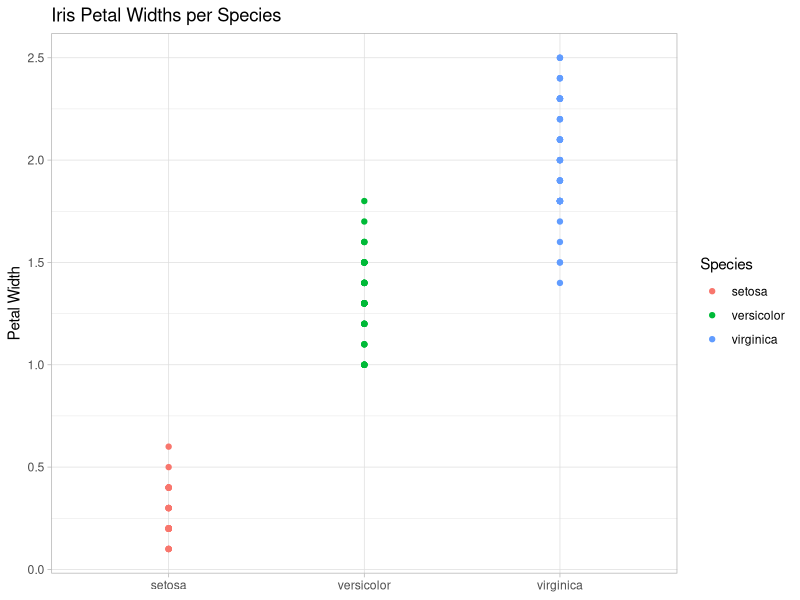
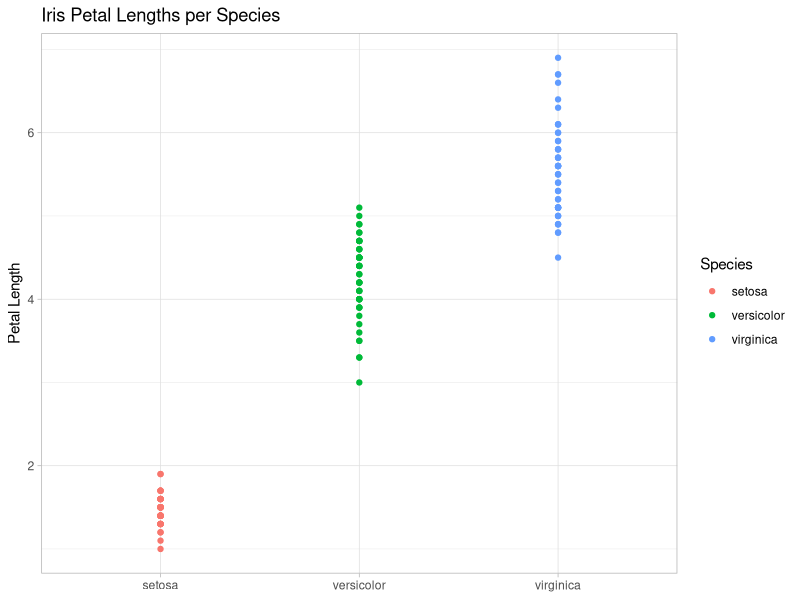
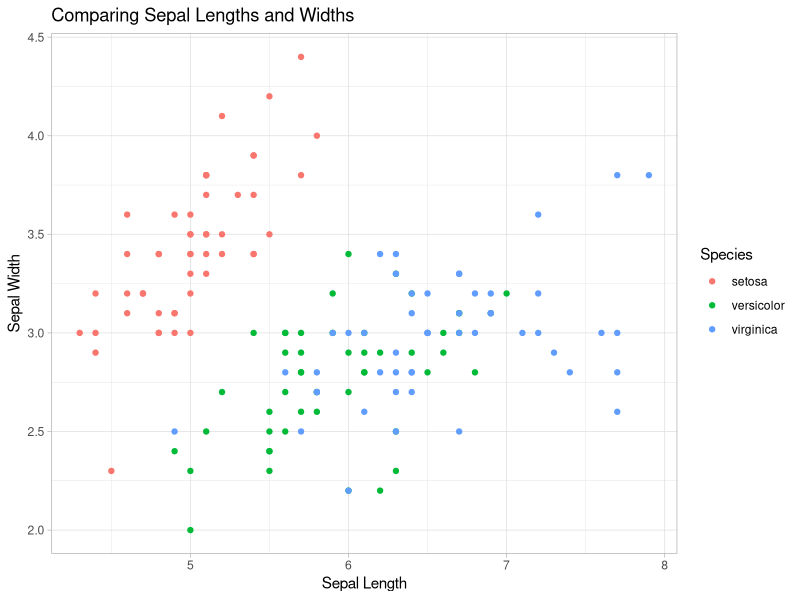
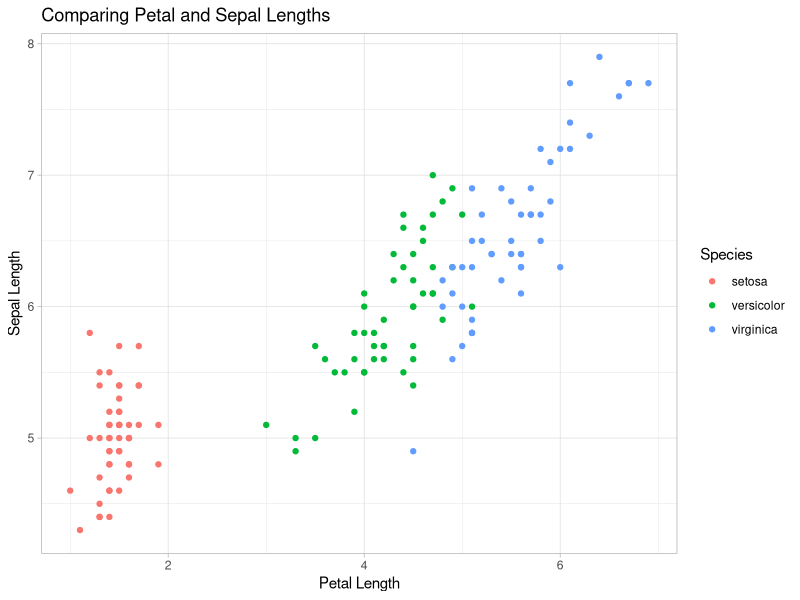

Write the R code that produced these figures, in order.
## ---- chunk 1
library(tidyverse)
ggplot(iris, aes(Species, Petal.Width, color = Species)) + 
  geom_point() +
  theme_light() +
  theme(axis.title.x = element_blank()) + 
  ggtitle("Iris Petal Widths per Species") +
  xlab("Species") + ylab("Petal Width")

## ---- chunk 2
ggplot(iris, aes(Species, Petal.Length, color = Species)) +
  geom_point() +
  theme_light() +
  theme(axis.title.x = element_blank()) +
    ggtitle("Iris Petal Lengths per Species") +
  xlab("Species") + ylab("Petal Length")
## ---- chunk 3
ggplot(iris, aes(Sepal.Length, Sepal.Width, color = Species)) + 
  geom_point() + 
  theme_light() +
  ggtitle("Comparing Sepal Lengths and Widths") +
  xlab("Sepal Length") + ylab("Sepal Width")

## ---- chunk 4
ggplot(iris, aes(Petal.Length, Sepal.Length, color = Species)) + 
  geom_point() + 
  theme_light() +
  ggtitle("Comparing Petal and Sepal Lengths") +
  xlab("Petal Length") + ylab("Sepal Length")
